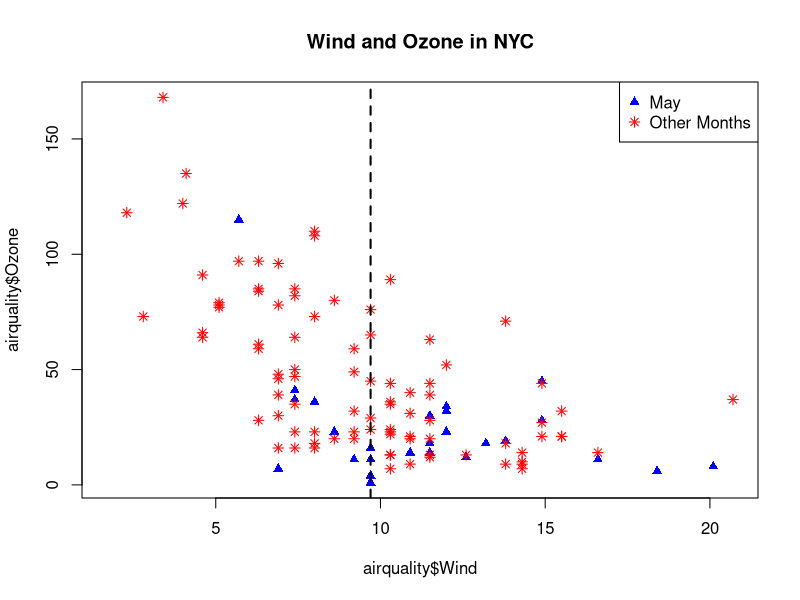
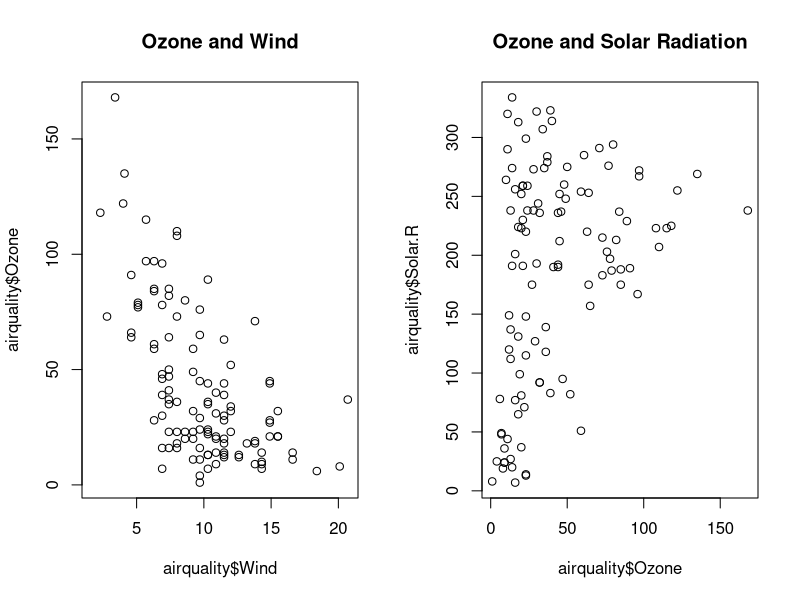
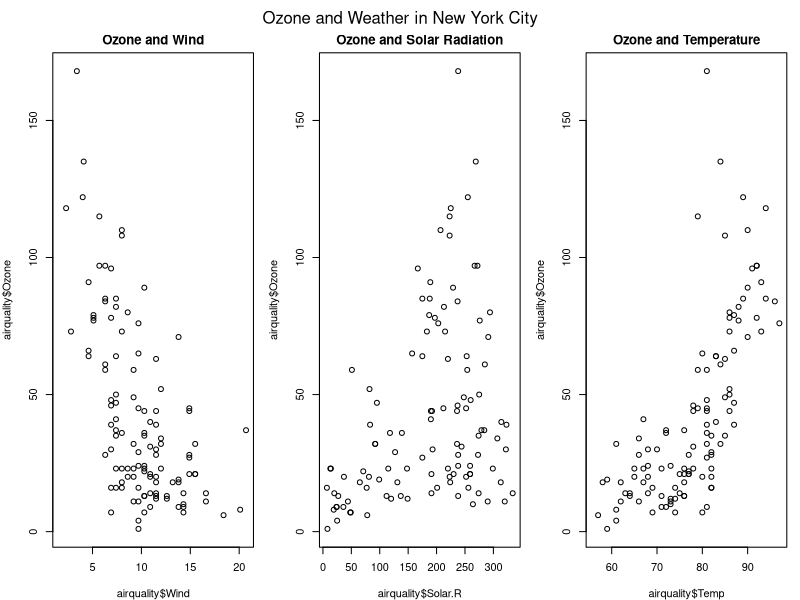

Write R code to recreate these figures, in order.
plot(airquality$Wind, airquality$Ozone, type = "n")
title(main = "Wind and Ozone in NYC")
may <- subset(airquality, Month == 5)
points(may$Wind, may$Ozone, col = "blue", pch = 17)
notmay <- subset(airquality, Month != 5)
points(notmay$Wind, notmay$Ozone, col = "red", pch = 8)
legend("topright", pch = c(17,8), col = c("blue","red"), legend = c("May","Other Months"))
abline(v = median(airquality$Wind), lty = 2, lwd = 2)
## Part 2
par(mfrow = c(1,2))
plot(airquality$Wind, airquality$Ozone, main = "Ozone and Wind")
plot(airquality$Ozone, airquality$Solar.R, main = "Ozone and Solar Radiation")
##Part 3
par(mfrow = c(1,3), mar = c(4,4,2,1), oma = c(0,0,2,0))
plot(airquality$Wind, airquality$Ozone, main = "Ozone and Wind")
plot(airquality$Solar.R, airquality$Ozone, main = "Ozone and Solar Radiation")
plot(airquality$Temp, airquality$Ozone, main = "Ozone and Temperature")
mtext("Ozone and Weather in New York City", outer = TRUE)
